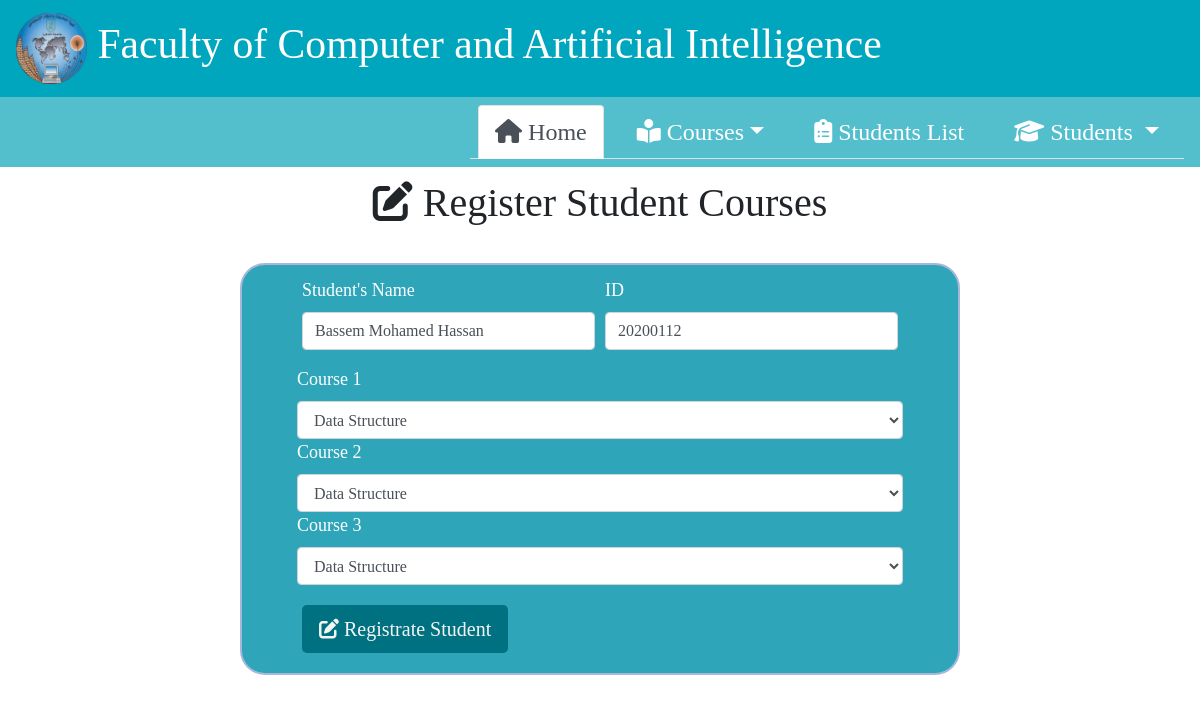
The app's page /searchStudent/registration/28 with its own data.
### website/models.py (models this page shows, shortened)
class Student(models.Model):
    studentName = models.CharField(max_length=150, blank=True)
    studentID = models.CharField(max_length=150, verbose_name='ID', blank=True)
    dateOfBirth = models.DateField()
    university = models.CharField(max_length=50, null=False, blank=True)
    gender = models.CharField(max_length=50, null=False, blank=True)
    studentDepartment = models.CharField(max_length=50, null=False, blank=True)
    status = models.BooleanField(default = False)
    course1 = models.CharField(max_length=150, blank=True)
    course2 = models.CharField(max_length=150, blank=True)
    course3 = models.CharField(max_length=150, blank=True)
    class Meta:
        ordering = ['studentName']

### website/views.py (the view)
# urls.py: path('searchStudent/registration/<int:id>',
def registration(request, id):
    student = Student.objects.get(id=id)
    courses = Course.objects.all().values()
    template = loader.get_template('pages/course registration.html')
    context = {
        'student': student,
        'courses': courses,
    }
    return HttpResponse(template.render(context, request))

### templates/pages/course registration.html (shortened to what this page needs)
{% extends 'base.html' %}
{% block content %}
<h1> <i class="fa-solid fa-pen-to-square"></i> Register Student Courses</h1>
<div class="studentInfo">
    <form class="" action="registration_update/{{ student.id }}" method="post">
        <div class="form-row">
          <div class="col-md-6 mb-3">
            <label for="validationDefault01">Student's Name</label>
            <input type="text" name = "studentName" class="form-control" value="{{ student.studentName }}" id="validationDefault01" placeholder="Student's Name" required>
          </div>
          <div class="col-md-6 mb-3">
            <label for="validationDefaultID">ID</label>
            <div class="input-group">
              <input type="text" name = "id" class="form-control" value="{{ student.studentID }}" id="validationDefaultID" placeholder="Student's ID" required>
            </div>
          </div>
        </div>
          <div class="form-row">
                <label for="validationDefault10">Course 1</label>
                <select class="form-control" name="course1" value="{{ student.course1 }}" id="validationDefault10" required>
                  <option selected>{{ student.course1 }}</option>
                </select>
          </div>
          <div class="form-row">
                <label for="validationDefault11">Course 2</label>
                <select class="form-control" name="course2" value="{{ student.course2 }}" id="validationDefault11" required>
                  <option selected>{{ student.course2 }}</option>
                </select>
          </div>
          <div class="form-row">
                <label for="validationDefault12">Course 3</label>
                <select class="form-control" name="course3" value="{{ student.course3 }}" id="validationDefault12" required>
                  <option selected>{{ student.course3 }}</option>
                </select>
          </div>
          <div class="form-row">
              <div class="col-md-12 mb-2 pad" style="margin-right: 15px;margin-top: 20px;">
                <button type="submit" class="btn btn-lg" onclick="courses_vald()" style="color: whitesmoke; background-color: #007180;" > <i class="fa-solid fa-pen-to-square"></i> Registrate Student</button>
              </div>
          </div>
{% endblock content %}

### project/static/css/styles.css (style rules this page uses)
body { background-color: white; font-family: 'Bree Serif'; }
h1 { text-align: justify; font-size: 2.5rem; padding: 1% 2%; text-align: center; }
.studentInfo { border-radius: 25px; background: #2ea5b8; color: white; border: 2px solid #a6b7db; font-size: 18px; left: 325px; padding: 1% 5%; margin: 2% 20%; }

### records on screen
Student: studentName "Bassem Mohamed Hassan", id "20200112", course1 "Data Structure", course2 "Data Structure", course3 "Data Structure"
